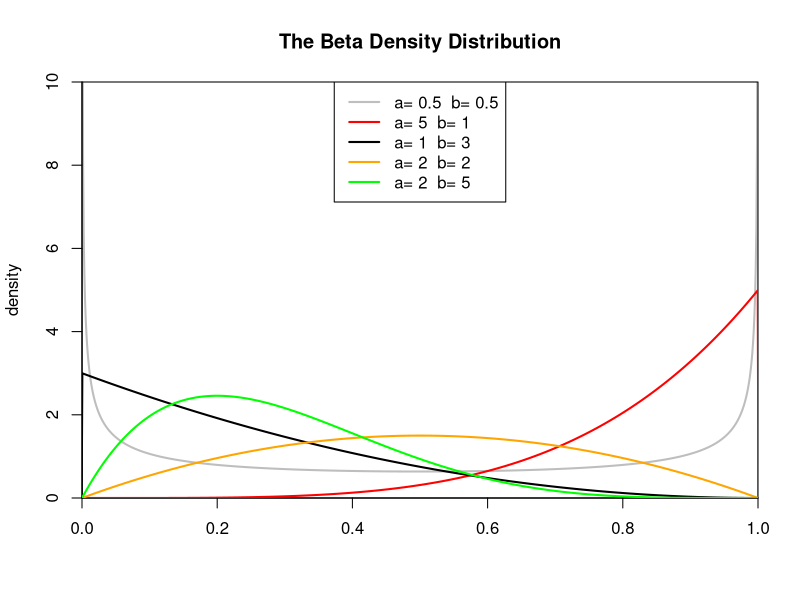

Here is the R script that generated this plot:
#
# Author: Kelly Chan
# Date  : Aug 7 2013
#
# Project: Beta Distribution
#
#--------------------------------------------------------------------------#

setwd("G:\\eclipseWorkspace\\R\\distribution")


n=10000
x <- seq(-5,5,length.out=n)

png(filename="output\\betaDistribution.png")
plot(x, dbeta(x,0.5,0.5), col="gray", lwd=2, type='l',
		                  xlim=c(0,1), ylim=c(0,10),
		                  xaxs="i"    , yaxs="i",
		                  xlab=''     , ylab='density',
		                  main="The Beta Density Distribution")

lines(x,dbeta(x,5,1), col="red"   , lwd=2)
lines(x,dbeta(x,1,3), col="black" , lwd=2)
lines(x,dbeta(x,2,2), col="orange", lwd=2)
lines(x,dbeta(x,2,5), col="green",  lwd=2)

legend("top",legend=paste("a=", c(0.5,5,1,2,2),
				          " b=",c(0.5,1,3,2,5)),
		     col=c("gray", "red","black","orange","green"),
		     lwd=2)


dev.off()
